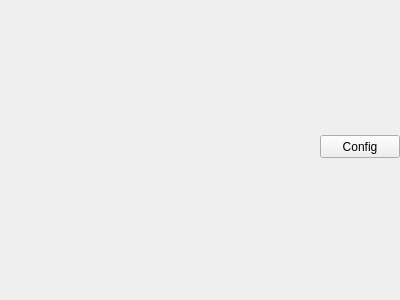
<?xml version="1.0" encoding="UTF-8"?>
<ui version="4.0">
 <class>QAdDockWidgetWrapper</class>
 <widget class="QWidget" name="QAdDockWidgetWrapper">
  <property name="geometry">
   <rect>
    <x>0</x>
    <y>0</y>
    <width>400</width>
    <height>300</height>
   </rect>
  </property>
  <property name="windowTitle">
   <string>Form</string>
  </property>
  <layout class="QVBoxLayout" name="verticalLayout">
   <property name="spacing">
    <number>0</number>
   </property>
   <property name="leftMargin">
    <number>0</number>
   </property>
   <property name="topMargin">
    <number>0</number>
   </property>
   <property name="rightMargin">
    <number>0</number>
   </property>
   <property name="bottomMargin">
    <number>0</number>
   </property>
   <item>
    <widget class="QFrame" name="frameEdit">
     <property name="sizePolicy">
      <sizepolicy hsizetype="Preferred" vsizetype="Fixed">
       <horstretch>0</horstretch>
       <verstretch>0</verstretch>
      </sizepolicy>
     </property>
     <property name="frameShape">
      <enum>QFrame::NoFrame</enum>
     </property>
     <property name="frameShadow">
      <enum>QFrame::Raised</enum>
     </property>
     <property name="lineWidth">
      <number>0</number>
     </property>
     <layout class="QHBoxLayout" name="horizontalLayout">
      <property name="spacing">
       <number>0</number>
      </property>
      <property name="leftMargin">
       <number>0</number>
      </property>
      <property name="topMargin">
       <number>0</number>
      </property>
      <property name="rightMargin">
       <number>0</number>
      </property>
      <property name="bottomMargin">
       <number>6</number>
      </property>
      <item>
       <spacer name="horizontalSpacer">
        <property name="orientation">
         <enum>Qt::Horizontal</enum>
        </property>
        <property name="sizeHint" stdset="0">
         <size>
          <width>158</width>
          <height>20</height>
         </size>
        </property>
       </spacer>
      </item>
      <item>
       <widget class="QPushButton" name="pushButtonConfig">
        <property name="minimumSize">
         <size>
          <width>0</width>
          <height>23</height>
         </size>
        </property>
        <property name="text">
         <string>Config</string>
        </property>
       </widget>
      </item>
     </layout>
    </widget>
   </item>
  </layout>
 </widget>
 <resources/>
 <connections/>
</ui>
